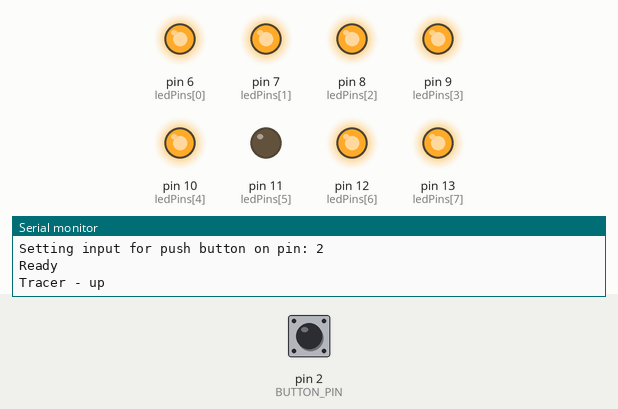
Recording of a sketch running on a simulated Arduino Uno, built with avr-gcc and run on an emulated ATmega328P. On the bench: output pins drawn as LEDs (lit = HIGH), the last lines printed to the serial monitor. The inputs (shaded band) are chosen by the test bench; at power-on: pin 2 (BUTTON_PIN) LOW.

Above: at 1.2 s.
1.3 s: pin 2 (BUTTON_PIN) pulled HIGH for 3 s
At 4.0 s:
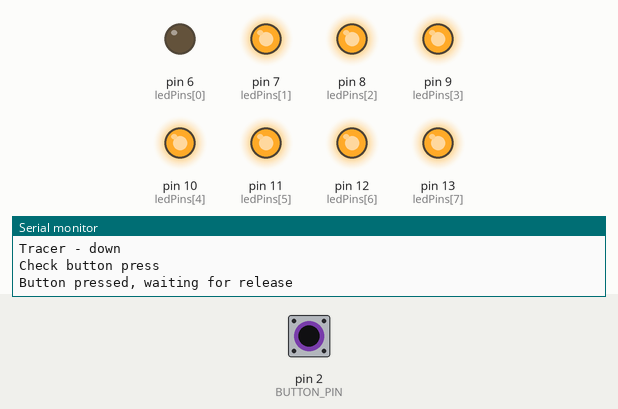
At 7.7 s:
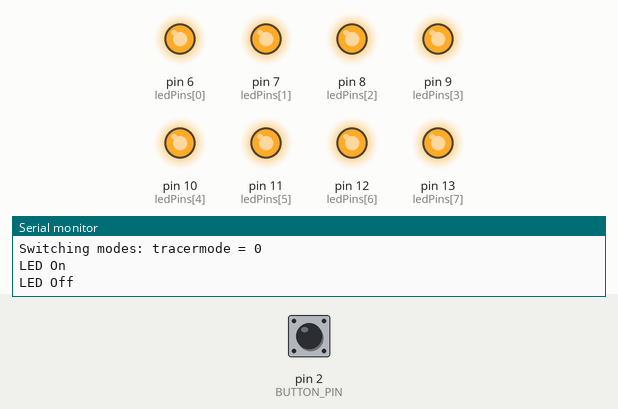
Timing chart, 0 to 12.5 s (numbered marks = the images above; inputs shaded):
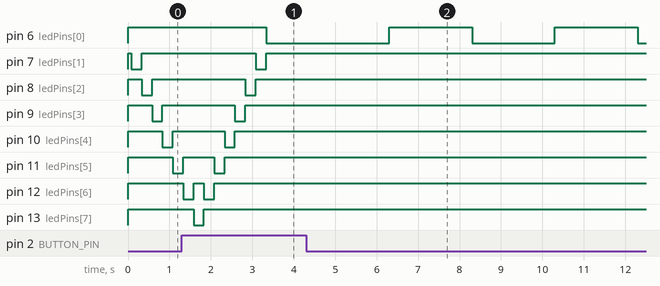

Measured:
- after the input at 1.3 s, pin 7 (ledPins[1]): goes on until 3.3 s, then stays HIGH; pin 8 (ledPins[2]): goes on until 3.1 s, then stays HIGH; pin 9 (ledPins[3]): goes on until 2.8 s, then stays HIGH; pin 10 (ledPins[4]): goes on until 2.6 s, then stays HIGH; pin 11 (ledPins[5]): goes on until 2.3 s, then stays HIGH

The sketch:

03TraceOrBlinkLEDWithModeSwitch.ino
```cpp
/******************************************************************************
 * Cooperative Multitasking
 *   03 - Blink and Trace
 *
 * This is the third in a series of programs to illustrate the benefits of
 * a simple multitasking mechanism for Arduino.
 *
 * This program (sketch) builds upon the blink and trace programs by combining them into one.
 * Additionally the button's function has been altered to do something useful.
 * The button will cause a switch between the two modes. That is, if the program is blinking an LED,
 * a button press will switch to chase mode.
 *
 * The desired outcome of this program is to verify that the LED's are working and illustrate the
 * effect of the sequential processing when multi-tasking is not enabled.
 * Specifically:
 * - Button presses are only detected when the program polls the button.
 *   Otherwise button presses are simply ignored.
 * - If the button is pressed and detected by the Arduino, all other activity will cease
 *   i.e. the LED's will freeze.
 *
 * Of interest, but outside the scope of this activity, we could still achieve the desired result
 * of allowing the LED's to continue blinking and detect the button press without two much complicating code.
 * This would require the use of interrupts and toggling the mode of operation in the Interrupt
 * Service Routine. If I get the time do a preemptive multi-tasking instructable, we will cover this
 * capability there.
 *
 */

// Define the pin for the input button
#define BUTTON_PIN 2
// define the LED PIN for blinking
#define LED_PIN       ledPins[0]

// Define the pins to be used in tracing mode.
unsigned int ledPins [] = {6, 7, 8, 9, 10, 11, 12, 13};
// Start off in the tracer mode (because it's slightly cooler than just blinking).
boolean tracerMode = true;

void setup() {

  Serial.begin (9600);
  while (!Serial)
  ;

  // Initialise the LED Pins for output and set them to High (turn the LED's off).
  Serial.print("Initialising tracer pin: ");
  for (int i = 0; i < sizeof (ledPins) / sizeof(ledPins[0]); i++) {
    pinMode(ledPins[i], OUTPUT);
    digitalWrite(ledPins[i], HIGH);     // Turn the LED off.
    if (i > 0) {
      Serial.print(", ");
    }
      Serial.print(ledPins[i]);
  }
  Serial.println();

  Serial.println("Blinker will be on pin: ");
  Serial.println(LED_PIN);

  // Set the push button's pin as an input.
  Serial.print("Setting input for push button on pin: ");
  Serial.println(BUTTON_PIN);
  pinMode(BUTTON_PIN, INPUT);

  Serial.println("Ready");
}


/**********************
 * Check Button Pressed.
 * Checks to see if the button is pressed.
 * If it is, return true.
 *
 * The function will first check to see if the button is pressed, then wait for a bit to check
 * if the button is still pressed. If it is, then the button is "debounced" and this function
 * returns true (Button pressed).
 *
 * Otherwise this function returns false (Button not pressed)
 *
 * Return: true if button pressed, false otherwise.
 *
 */
boolean checkButtonPressed() {
  Serial.println("Check button press");
        // The complexity of this code is to "debounce" the button press.
        // Has the button been pressed.
  if (digitalRead(BUTTON_PIN) == HIGH) {
    // Check for a short period of time, that the button remains pressed.
    // In this case 50 x 1 ms checks.
    const int numChecks = 50;
    int i = 0;
    while (digitalRead(BUTTON_PIN) == HIGH && i < numChecks) {
      delay(1);
      i++;
    }
    // Did we exit the loop before the required time (i.e. was the button released / still being debounced)?
    if (i < numChecks) {
      return false;       // Return "Button not pressed"
    }


    // At this point, we confirm that we have a button press.
    // Wait for the button to be released. During this time, whatever else was happening
    // on the Arduino (e.g. blinking an LED) will be suspended.
    Serial.println("Button pressed, waiting for release");
    while (digitalRead(BUTTON_PIN) == HIGH) {
      delay(10);
    }
    return true;          // Return "Button pressed"
  }
  return false;           // Return "Button not pressed"
}

/**********************
 * Blink LED
 *
 * Blink the LED a single time.
 *
 */
void blinkLed() {
  Serial.println("LED On");
  digitalWrite(LED_PIN, LOW);
  delay(2000);

  Serial.println("LED Off");
  digitalWrite(LED_PIN, HIGH);
  delay(2000);
}

/**********************
 * Tracer
 *
 * Cause the LED's to chase one another along the list of pins defined in "ledPins".
 * The chase will go from "left to right" as defined by the order of the pins in "ledPins". Then
 * "right to left".
 *
 * The chase will be executed one time.
 */
void tracer() {
  Serial.println("Tracer - up");
  for (int i = 1; i < sizeof (ledPins) / sizeof(ledPins[0]); i++) {
    digitalWrite(ledPins[i - 1], HIGH);   // Off
    digitalWrite(ledPins[i], LOW);        // On
//    Serial.print(ledPins[i]);
//    Serial.println(" On");
    delay(250);
  }

  Serial.println("Tracer - down");
  for (int i = sizeof (ledPins) / sizeof(ledPins[0]) - 2; i >= 0; i--) {
    digitalWrite(ledPins[i + 1], HIGH);   // Off
    digitalWrite(ledPins[i], LOW);        // On
//    Serial.print(ledPins[i]);
//    Serial.println(" On");
    delay(250);
  }
}

/**********************
 * Loop
 *
 * Continuously call the active routine (chase of blink LED).
 * Upon completion of the active routine, check to see if the button has been pressed.
 * If it has, switch modes.
 */
void loop() {
  // Blink our LED for 2 seconds on, 2 seconds off.
  if (tracerMode) {
    tracer();
  } else {
    blinkLed();
  }
  if (checkButtonPressed()) {
    tracerMode = ! tracerMode;
    Serial.print("Switching modes: tracermode = ");
    Serial.println(tracerMode);
  }
}
```
